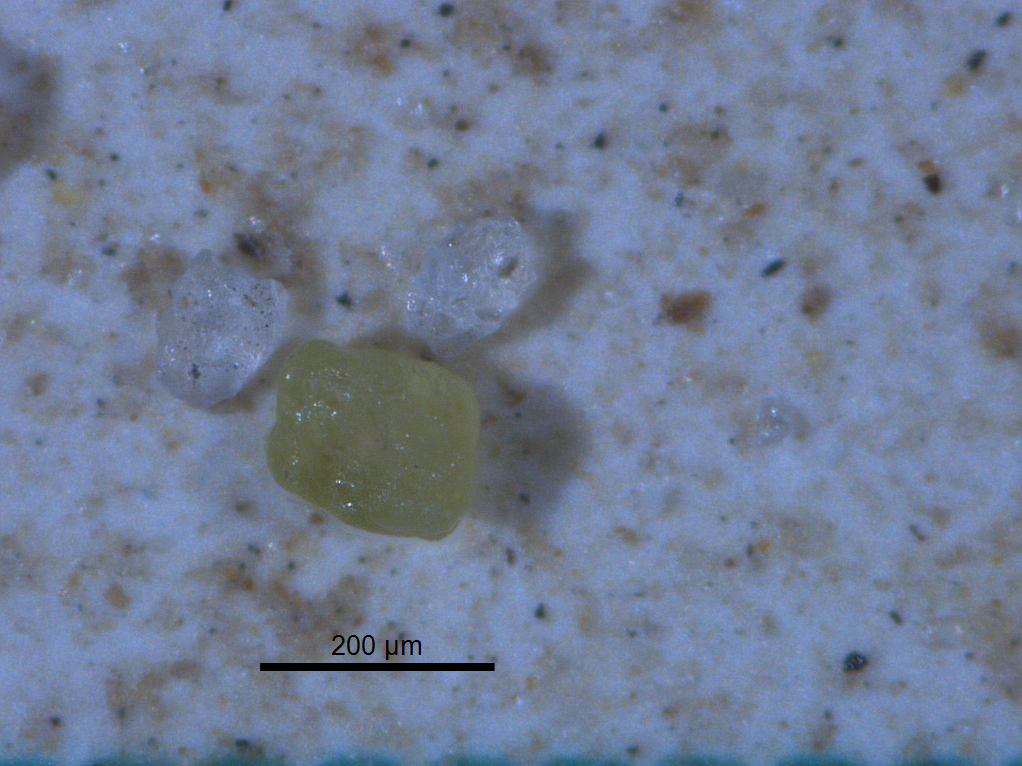
#> input picture Proyecto/Ceroplastic/P4T1M4-B/IMG_0087.tif, 1022 x 766 px
$ python -i pipeline.py   (imports and definitions only)
#> lines starting #> are read from the running program, lines starting #| are printed output that depends on the picture; after the words box and inside, x2 and y2 are one past the last pixel; in counts of white or black regions, pixels touching at a corner belong together
#> further down, picture is the input picture: shape (766, 1022, 3); mean B, G, R 149.3, 125, 112
import cv2
import numpy as np

# [11 lines left out: function load_image, not called in this run]

def segment_particles(img, min_area=200, border_margin=5):
    """
    Applies adaptive thresholding and morphological filters to segment
    particles from the white paper background.
    Filters out particles that touch the border, are too small, or belong
    to fixed markings like scale bars, text annotations, and gridded paper lines.
    Returns:
        contours: list of valid contours
        thresh: the binary thresholded image (inverted, so background is black and particles are white)
    """
#> called with min_area = 200, border_margin = 5
    if img is None:
        return [], None

    h_img, w_img = img.shape[:2]
    gray = cv2.cvtColor(img, cv2.COLOR_BGR2GRAY)
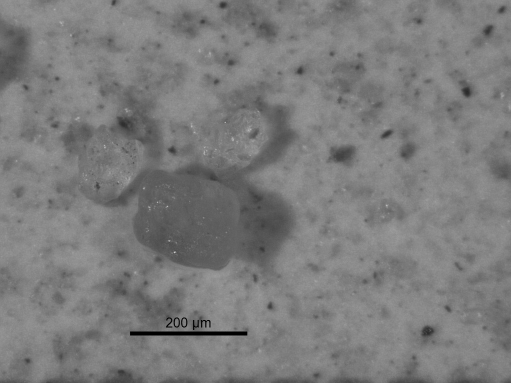
#> gray: shape (766, 1022) (shown at 1/2 size); min 0, max 239, mean 123.9
    hsv = cv2.cvtColor(img, cv2.COLOR_BGR2HSV)
#> hsv: shape (766, 1022, 3); mean H, S, V 104.4, 63.5, 150.4

    # 1. Check if the image has a cyan/blue gridded background (mean hue > 70)
    # If so, mask out the dark teal grid lines by replacing them with the median gray value.
    gray_masked = gray.copy()
    mean_hue = np.mean(hsv[:, :, 0])
#> mean_hue = 104.4
    if mean_hue > 70:
        # Strictly target grid dots/lines without erasing fibers
        lower_grid = np.array([90, 130, 30])
        upper_grid = np.array([108, 255, 180])
        grid_mask = cv2.inRange(hsv, lower_grid, upper_grid)
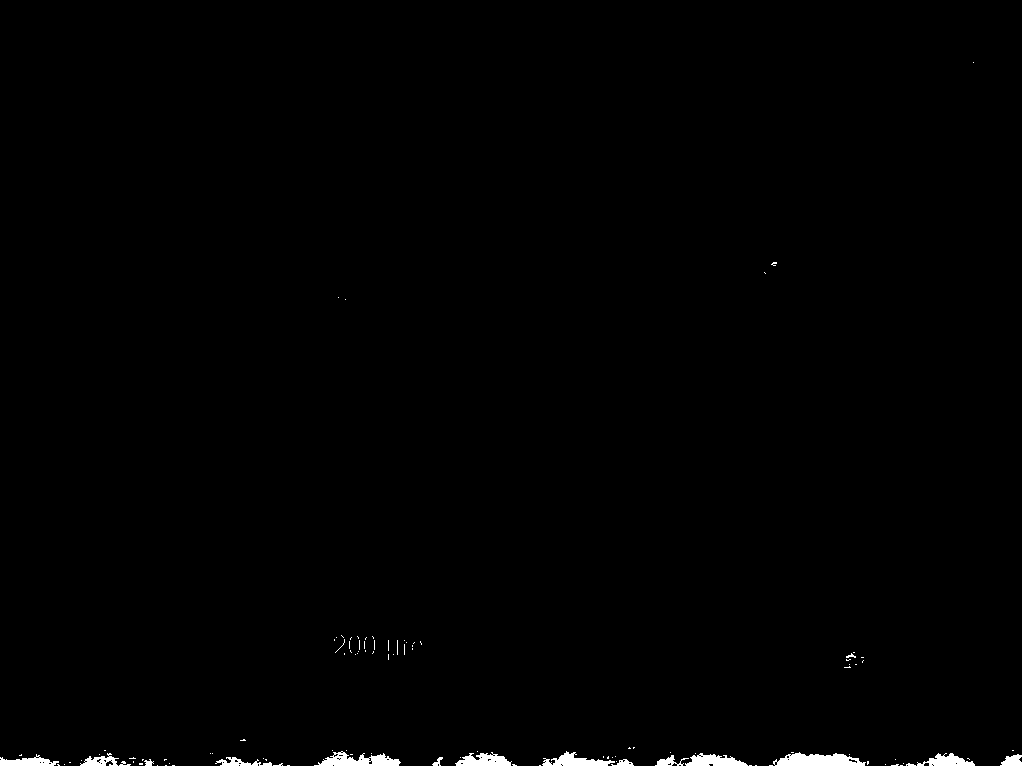
#> grid_mask: shape (766, 1022); 0.69% white; 112 white regions (96 under 20 px), largest, box (x1, y1, x2, y2) and area: (773, 752, 866, 766) 892, (314, 751, 401, 766) 724, (542, 751, 615, 766) 525
        median_val = np.median(gray)
#> median_val = 128
        gray_masked[grid_mask > 0] = median_val
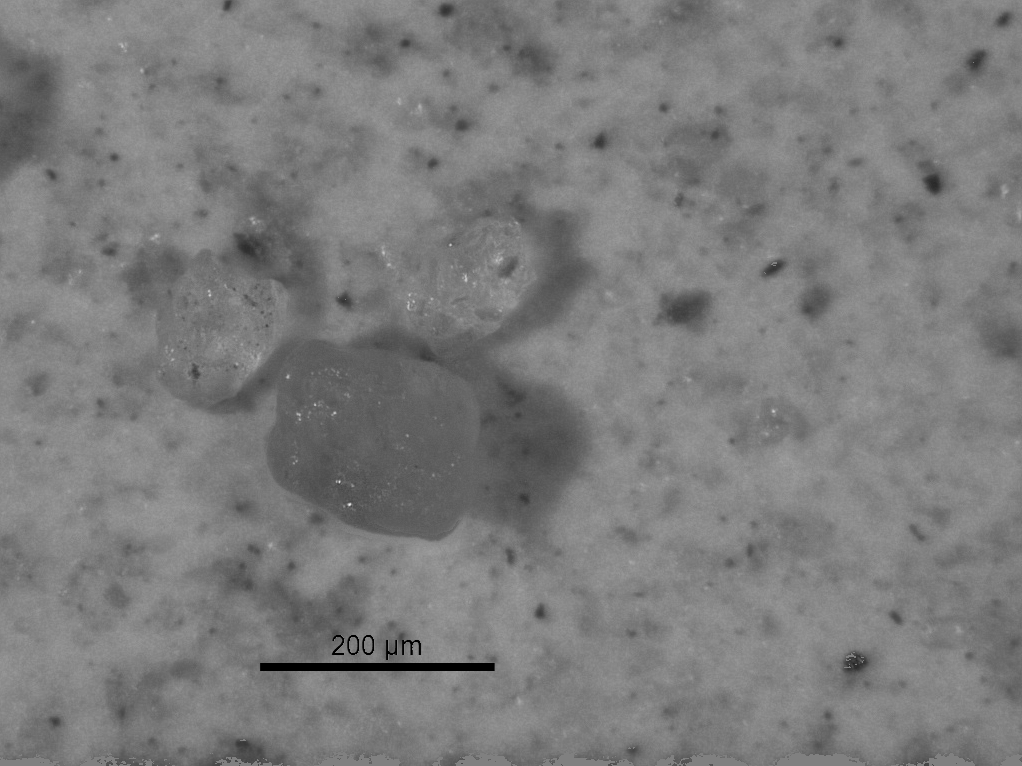
#> gray_masked: shape (766, 1022); 0.69% of pixels changed, all inside (x1, y1, x2, y2) = (0, 62, 1022, 766)

    # 2. Blur to smooth out paper texture and noise
    blurred = cv2.GaussianBlur(gray_masked, (5, 5), 0)

    # 3. Adaptive thresholding: since background is paper, we segment dark objects.
    # Invert the threshold (THRESH_BINARY_INV) so particles are white (255) and background is black (0)
    thresh = cv2.adaptiveThreshold(
        blurred, 255,
        cv2.ADAPTIVE_THRESH_GAUSSIAN_C,
        cv2.THRESH_BINARY_INV,
        51, 8
    )
#> thresh: shape (766, 1022); 5.3% white; 983 white regions (566 under 20 px), largest, box (x1, y1, x2, y2) and area: (259, 662, 496, 672) 1915, (205, 345, 286, 413) 899, (653, 292, 710, 326) 861

    # 4. Morphological opening to remove tiny noise spots
    kernel = cv2.getStructuringElement(cv2.MORPH_RECT, (3, 3))
    thresh = cv2.morphologyEx(thresh, cv2.MORPH_OPEN, kernel)
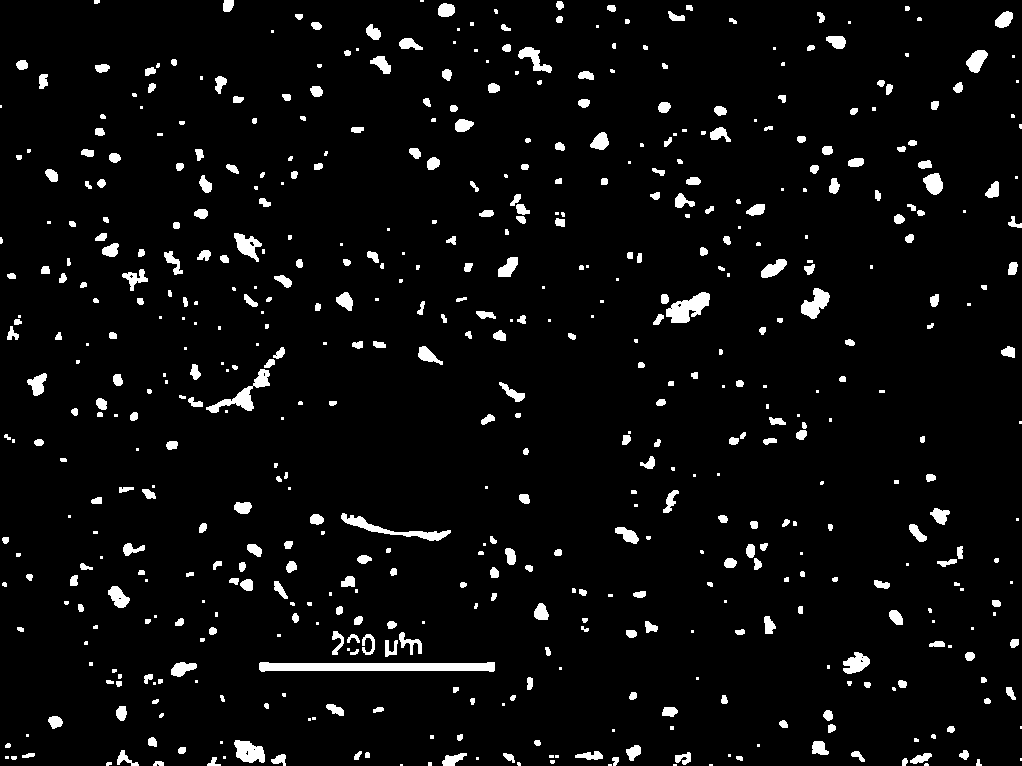
#> thresh: shape (766, 1022); 4.6% white; 573 white regions (194 under 20 px)

    # 5. Find all external contours
    contours, _ = cv2.findContours(thresh, cv2.RETR_EXTERNAL, cv2.CHAIN_APPROX_SIMPLE)
#> contours = 573 contours, 263 with area under 20; largest, box (x1, y1, x2, y2) and area: (259, 662, 495, 672) 1670, (666, 292, 710, 323) 698, (206, 369, 270, 413) 614, (341, 513, 451, 541) 597, (234, 740, 265, 763) 466

    # 6. First pass: Detect scale bar horizontal line(s)
    # The scale bar line is usually a very wide, thin, horizontal line.
    scale_lines_boxes = []
    for c in contours:
        x, y, w, h = cv2.boundingRect(c)
        aspect_ratio = float(w) / h if h > 0 else 0
        if aspect_ratio > 8 and h < 50 and w > 80:
            scale_lines_boxes.append((x, y, w, h))
#> this loop made 573 passes
#> (x, y, w, h, aspect_ratio) on passes 5, 6, 8: (924, 763, 5, 3, 1.67), (517, 762, 4, 4, 1), (106, 762, 6, 4, 1.5)
#> after the loop, scale_lines_boxes = [(259, 662, 236, 10)]

    # 7. Second pass: Filter out noise, borders, and scale bar elements
    filtered_contours = []
    for c in contours:
        area = cv2.contourArea(c)
        if area < min_area:
            continue

        x, y, w, h = cv2.boundingRect(c)
        # Check if bounding box touches the edge of the image
        if (x <= border_margin) or (y <= border_margin) or \
           (x + w >= w_img - border_margin) or (y + h >= h_img - border_margin):
            continue

        # Check if this contour is one of the detected scale lines
        is_scale_line = False
        for sx, sy, sw, sh in scale_lines_boxes:
            if x == sx and y == sy and w == sw and h == sh:
                is_scale_line = True
                break
        if is_scale_line:
            continue

        # Check if this contour is close to any detected scale lines (likely scale text/markings like "200 µm")
        is_near_scale = False
        max_dist = 150 if h_img > 1000 else 60
        for sx, sy, sw, sh in scale_lines_boxes:
            # Horizontal overlap check
            overlap = not (x + w < sx or x > sx + sw)
            # Vertical distance check
            vertical_dist = min(abs(y - sy), abs(y + h - sy), abs(y - (sy + sh)), abs(y + h - (sy + sh)))
            if overlap and vertical_dist < max_dist:
                is_near_scale = True
                break
        if is_near_scale:
            continue

        # Fallback static ROI checks for other printed headers that don't have clear lines
        if h_img > 1000 and y > h_img * 0.7:  # bottom 30% of high-res images
            continue


        filtered_contours.append(c)
#> this loop made 573 passes
#> area on passes 9, 13, 14: 31, 27.5, 32.5
#> after the loop, filtered_contours = 16 contours; largest, box (x1, y1, x2, y2) and area: (666, 292, 710, 323) 698, (206, 369, 270, 413) 614, (341, 513, 451, 541) 597, (801, 288, 830, 319) 448, (234, 233, 262, 262) 371

    return filtered_contours, thresh

# [81 lines left out: functions extract_features, get_class_color, not called in this run]

>>> import cv2
>>> picture = cv2.imread('../Ceroplastic/P4T1M4-B/IMG_0087.tif')
>>> result = segment_particles(picture)

$ run again, on Proyecto/Ceroplastic/P4T1M4-B/IMG_0088.tif
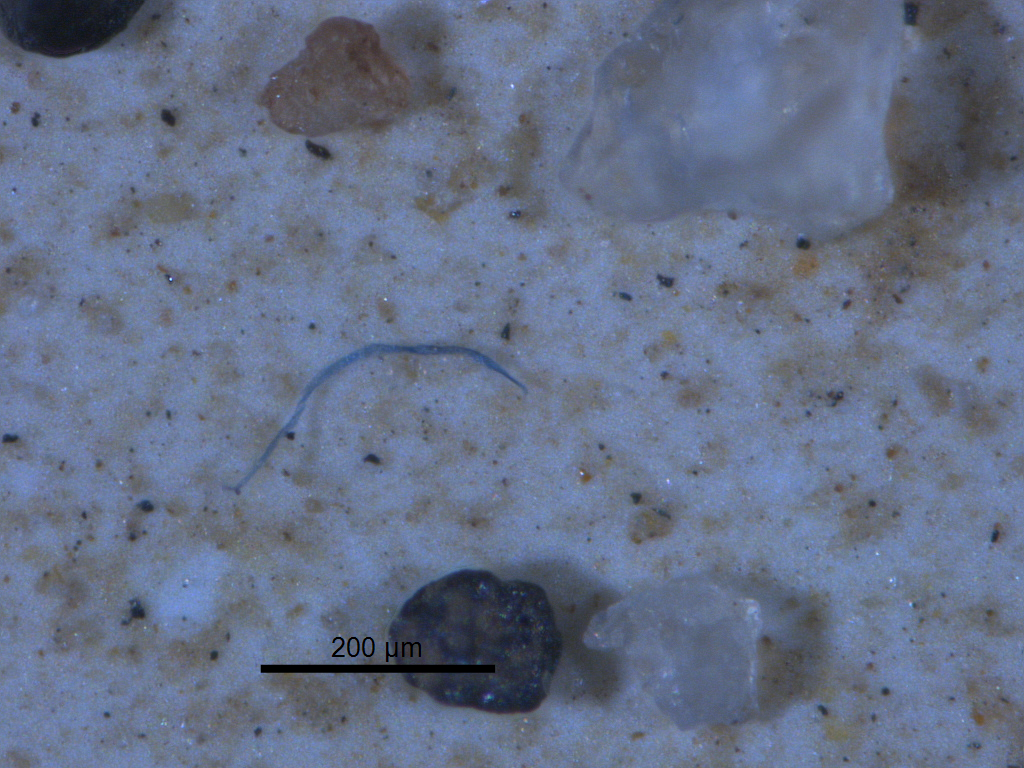
#> input picture Proyecto/Ceroplastic/P4T1M4-B/IMG_0088.tif, 1024 x 768 px
#> picture is the input picture: shape (768, 1024, 3); mean B, G, R 136.7, 112, 101
#> hsv: shape (768, 1024, 3); mean H, S, V 108.9, 64.8, 137
#> mean_hue = 108.9
#> in segment_particles, `grid_mask = cv2.inRange(hsv, lower_grid, upper_grid)`:
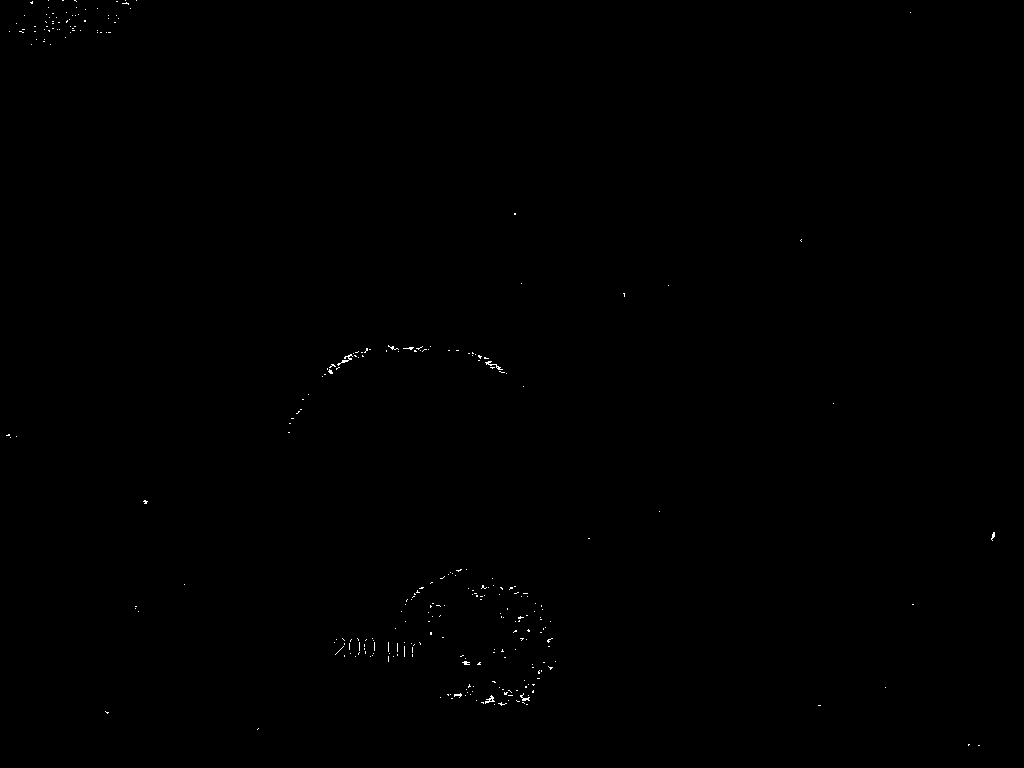
#> grid_mask: shape (768, 1024); 0.13% white in thin lines or dots
#> median_val = 117
#> gray_masked: shape (768, 1024); min 0, max 230, mean 111.6
#> in segment_particles, `thresh = cv2.morphologyEx(thresh, cv2.MORPH_OPEN, kernel)`:
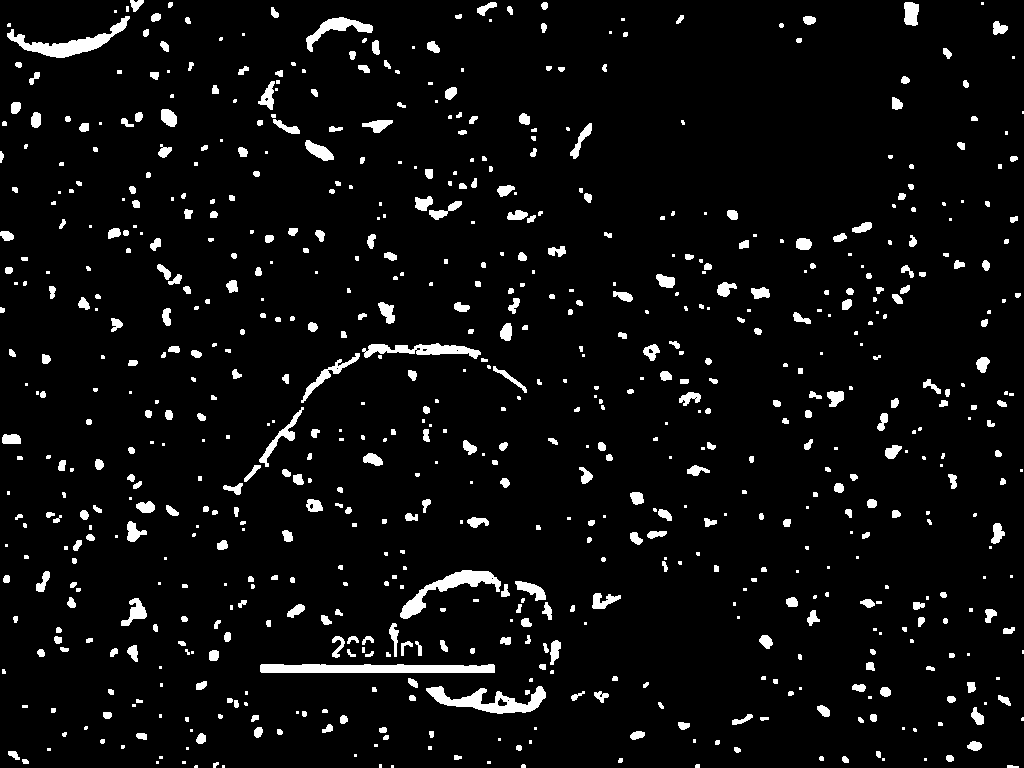
#> thresh: shape (768, 1024); 5.2% white; 740 white regions (278 under 20 px)
#> contours = 740 contours, 394 with area under 20; largest, box (x1, y1, x2, y2) and area: (260, 664, 495, 673) 1694, (426, 686, 546, 714) 1362, (7, 16, 130, 58) 1246, (400, 570, 501, 619) 1166, (362, 343, 481, 359) 825
#> the loop in segment_particles, `for c in contours:` made 740 passes
#> (x, y, w, h, aspect_ratio) on passes 1, 4, 5: (1007, 765, 12, 3, 4), (194, 765, 4, 3, 1.33), (695, 764, 5, 4, 1.25)
#> after the loop in segment_particles, `for c in contours:`: scale_lines_boxes = [(260, 664, 235, 9)]
#> the loop in segment_particles, `for c in contours:` made 740 passes
#> area on passes 12, 16, 19: 20.5, 29, 36
#> after the loop in segment_particles, `for c in contours:`: filtered_contours = 11 contours; largest, box (x1, y1, x2, y2) and area: (7, 16, 130, 58) 1246, (362, 343, 481, 359) 825, (306, 17, 373, 52) 607, (301, 353, 360, 403) 380, (259, 407, 304, 467) 368
